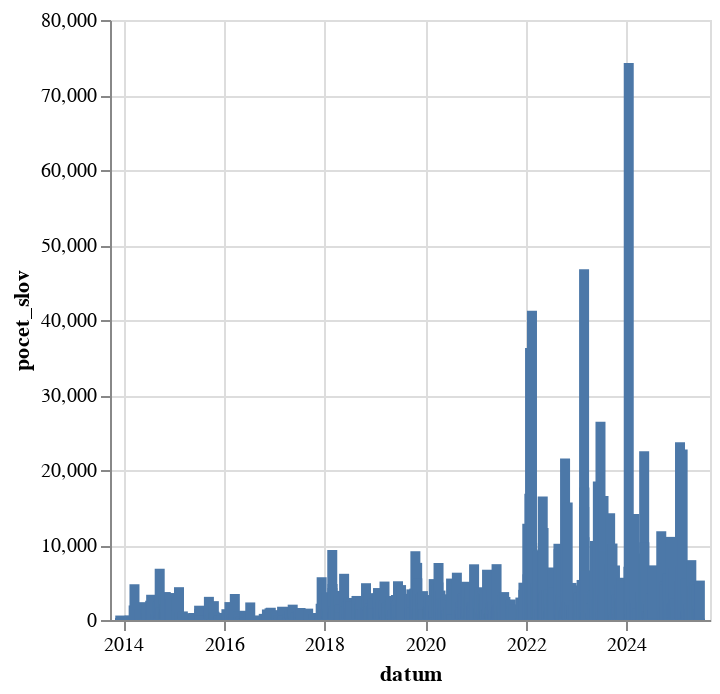

The notebook cell this image was saved under:
### Code cell
alt.Chart(
    df.filter(pl.col("mluvci").str.contains("Tomio Okamura")).sort(by="datum").group_by_dynamic(index_column="datum",every="1d").agg(pl.col("pocet_slov").sum()).to_pandas()
).mark_bar(
).encode(
    alt.X("datum:T"),
    alt.Y("pocet_slov:Q")
)

### Figure 1 — Vega-Lite specification as saved in the notebook (floating-point values rounded to 4 significant figures; data arrays with more than 128 entries replaced by an {"elided": "..."} marker saying what was removed)
{"config": {"view": {"continuousWidth": 300, "continuousHeight": 300}}, "data": {"name": "data-57037dd130426ac3b99f39b530b65c16"}, "mark": {"type": "bar"}, "encoding": {"x": {"field": "datum", "type": "temporal"}, "y": {"field": "pocet_slov", "type": "quantitative"}}, "$schema": "https://vega.github.io/schema/vega-lite/v5.8.0.json", "datasets": {"data-57037dd130426ac3b99f39b530b65c16": {"elided": "652 records"}}}
